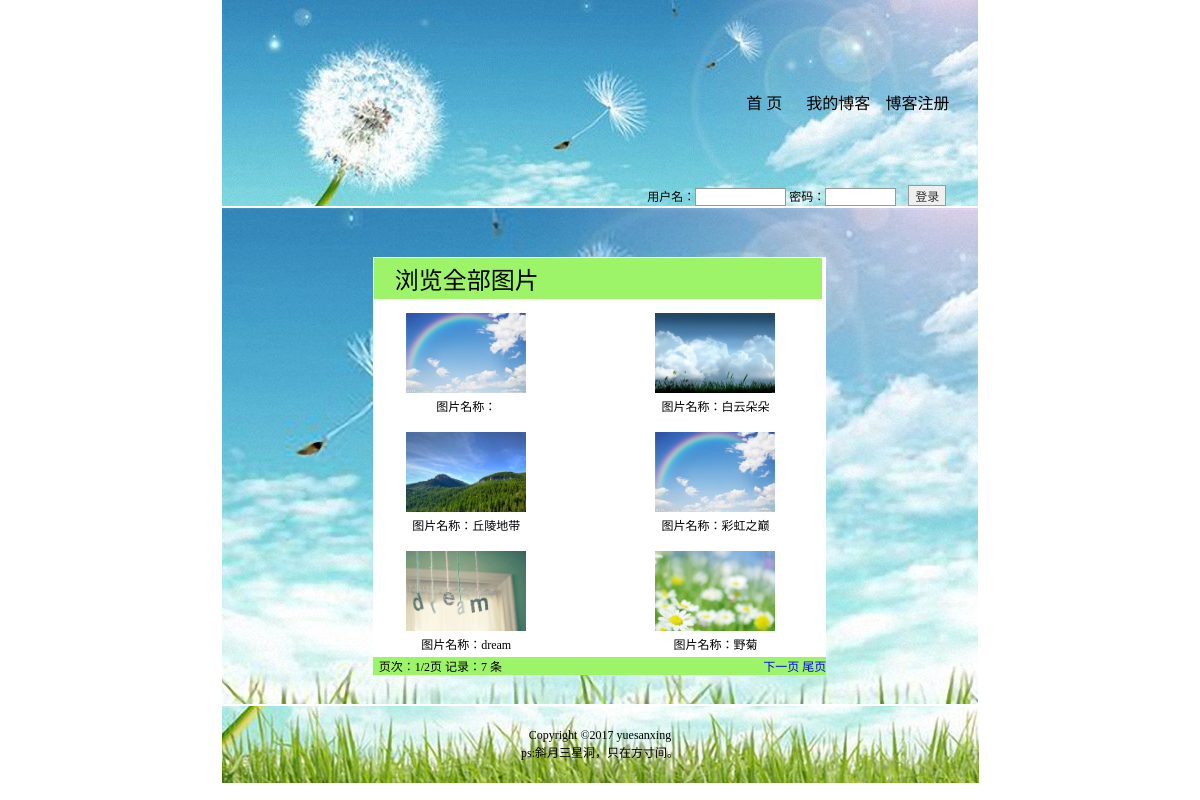
Screenshot of /pic_more.php with the database file from the repository.
### tables this page shows
CREATE TABLE `tb_tpsc` (
  `id` int(10) NOT NULL,
  `tpmc` varchar(30) NOT NULL,
  `file` varchar(300) DEFAULT NULL,
  `author` varchar(20) NOT NULL,
  `scsj` date NOT NULL DEFAULT '0000-00-00'
);

### pic_more.php (the view, shortened to what this page needs)
<!DOCTYPE html>
<html>
<head>
</head>
<link href="CSS/style.css" rel="stylesheet"/>
<body>
  <table width="757" border="0" align="center" cellpadding="0" cellspacing="0" style="border-right:1px solid  #ffffff">
    <tr align="right" valign="top">
      <td height="202" colspan="2" background="images/head.jpg">
        <table width="100%" height="202"  border="0" cellpadding="0" cellspacing="0">
          <tr>
            <td height="51" align="right"><br><br><br><br><br><br>
              <table width="262" border="0" cellspacing="0" cellpadding="0">
                <tr align="left">
                  <td width="26" height="20"><a href="main.php"></a></td>
                  <td width="51" class="word_white"><a href="main.php"><span style="FONT-SIZE: 12pt; COLOR: #000000; TEXT-DECORATION: none">首  页</span></a></td>
                  <td width="67"><a href="my_main.php"><span  style="FONT-SIZE: 12pt; COLOR: #000000; TEXT-DECORATION: none">我的博客</span></a></td>
                  <td width="55"><a href="<?php echo (!isset($_SESSION[username])?'regist.php':'safe.php'); ?>"><span style="FONT-SIZE: 12pt; COLOR: #000000; TEXT-DECORATION: none"><?php echo (!isset($_SESSION[username])?"博客注册":"安全退出"); ?></span></a></td>
                  <td width="23">&nbsp;</td>
                </tr>
              </table>
            </td>
          </tr>
          <tr>
            <td height="56" align="right"><p>&nbsp;</p></td>
          </tr>
          <tr>
            <form name="form" method="post" action="checkuser.php">
               <td height="20" valign="baseline">
                <table width="100%"  border="0" cellpadding="0" cellspacing="0">
                  <tr>
                    <td width="55%" height="20" align="center" valign="baseline">&nbsp;</td>
                    <td width="45%" align="left" valign="baseline" style="text-indent:10px;">
                      <?php
                        if (!isset($_SESSION[username])) {
                       ?>
                       用户名：<input  name=txt_user size="10">
                       密码：<input  name=txt_pwd type=password style="FONT-SIZE: 9pt; WIDTH: 65px" size="6">&nbsp;&nbsp;&nbsp;
                    <input style="FONT-SIZE: 9pt"  type="submit" value="登录">&nbsp;
                             <?php } ?>
                          </td>
                        </tr><br>
                </table>
               </td>
            </form>
          </tr>
        </table>
      </td>
    </tr>
    <tr>
  <tr height="2"></tr>
      <tr>
                    <td width="521" height="496" align="center" background="images/bg.jpg">
                    <table width="100%" height="490"  border="0" cellpadding="0" cellspacing="0">
                      <tr>
                        <td>&nbsp;</td>
                      </tr>
                      <tr>
                        <td height="372" align="center">
                    <table width="60%" height="372"  border="0" cellpadding="0" cellspacing="0" style="margin-top:5px;">
                          <tr>
                            <td height="370" align="center" valign="top"><?php if ($_GET[page]=="") {$_GET[page]=1;}; ?>
                <table width="100%" align="center" cellpadding="3" cellspacing="1" bordercolor="#ffffff" bgcolor="#ffffff">
                                <tr align="left" colspan="2" >
                                  <td height="25" colspan="3" valign="middle" bgcolor="#9EF469"> <font size="5">&nbsp;&nbsp;&nbsp;浏览全部图片</font> </td>
                                </tr>
                                  <?php
                            if ($_GET[page]){
                               $page_size=6;
                               $query="select count(*) as total from tb_tpsc order by id desc";
                              $result=mysql_query($query);
                              $message_count=mysql_result($result,0,"total");
                              $page_count=ceil($message_count/$page_size);
                              $offset=($_GET[page]-1)*$page_size;
                              ?>
                                <tr>
                          <?php
                          $sql=mysql_query("select * from tb_tpsc order by id desc limit $offset, $page_size");
                          $i=1;
                          while($info=mysql_fetch_array($sql)){
                            if($i%2==0){
                          ?>
                                  <td height="39" align="middle" valign="middle" >
                          <table width="180"  border="0" cellspacing="0" cellpadding="0" valign="top" style="margin-top:10px;">
                            <tr>
                            <td width="20" rowspan="2"  align="center">                                      </td>
                            <td width="147"  align="center">
                            <a href="image.php?recid=<?php echo $info[id]; ?>"><img src="<?php echo $info[file];?>"  width="120" height="80" border="0"></a>                                                            </td>
                            <td width="10" rowspan="2"  align="center">&nbsp;</td>
                          </tr>
                          <tr>
                            <td  align="center">图片名称：<?php echo $info[tpmc];?></td>
                          </tr>
                        </table>
                               </td>
                                </tr>
                                <?php
                          }else{
                          ?>
                                  <td height="31" align="left" valign="middle" >
                          <table width="180"  border="0" cellspacing="0" cellpadding="0" valign="top" style="margin-top:10px;">
                            <tr>
                            <td width="9" rowspan="2"  align="center">&nbsp;                                        </td>
                            <td width="147"  align="center">
                            <a href="image.php?recid=<?php echo $info[id]; ?>"><img src="<?php echo $info[file];?>"  width="120" height="80" border="0"></a>                                                            </td>
                            <td width="10" rowspan="2"  align="center">&nbsp;</td>
                          </tr>
                          <tr>
                            <td  align="center">图片名称：<?php echo $info[tpmc];?></td>
                          </tr>
                        </table>
                         </td>
                        <?php
                          }
                          $i++;}
                        ?>
                              </table>
                              <table width="100%" border="0" align="center" cellpadding="0" cellspacing="0">
                                <tr bgcolor="#EFF7DE">
                                  <td width="73%" align="left" valign="middle" bgcolor="#9EF469">&nbsp;&nbsp;页次：<?php echo $_GET[page];?>/<?php echo $page_count;?>页
                                    记录：<?php echo $message_count;?> 条&nbsp; </td>
                                  <td width="27%" align="right" bgcolor="#9EF469" class="hongse01">
                                          <?php
                              if($_GET[page]<$page_count)
                               {
                                echo "<a href=pic_more.php?page=".($_GET[page]+1).">下一页</a>&nbsp;";
                                echo  "<a href=pic_more.php?page=".$page_count.">尾页</a>";
                               }
                             }
                            ?>                  </td>
                                </tr>
                              </table></td>
                          </tr>
                        </table>
                      <tr>
                        <td height="26">&nbsp;</td>
                      </tr>
    <tr height="2"></tr>
  <?php
    require_once 'footer.php';
  ?>
</body>
</html>

### CSS/style.css (style rules this page uses)
td { font-size: 9pt; color: #000000; }
a { font-size: 9pt; text-decoration: none; color: #000000; noline:expression(this.onfocus=this.blur); }
img { border:0; }
input { font-size: 9pt; color: #333333; border: 1px solid #999999; }
.word_white { color:#FFFFFF; }
A:link { FONT-SIZE: 9pt; COLOR: blue; }
td { FONT-SIZE:9pt; }
table { BORDER-TOP: 0px; BORDER-LEFT: 0px; BORDER-BOTTOM: 2px }
body { font-family:Verdana;FONT-SIZE: 12px;MARGIN: 0;color: #000000;background: #ffffff; }
textarea,input,object { font-size: 12px; }

### rows the page displays
tb_tpsc: file (picture)
tb_tpsc: file (picture), tpmc "白云朵朵"
tb_tpsc: file (picture), tpmc "丘陵地带"
tb_tpsc: file (picture), tpmc "彩虹之巅"
tb_tpsc: file (picture), tpmc "dream"
tb_tpsc: file (picture), tpmc "野菊"

### other values shown
$_GET[page] "1"
$page_count "2"
$message_count "7"
